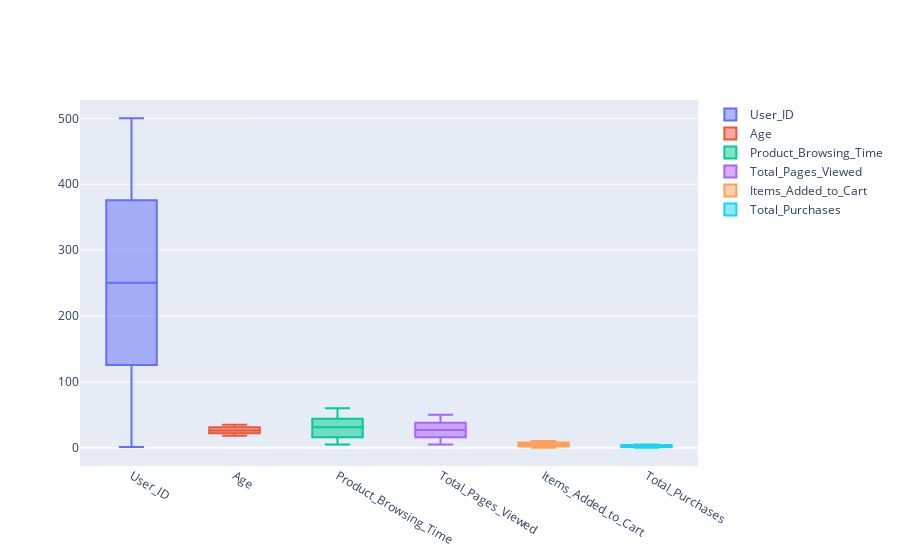

Notebook source saved alongside this figure:
### Code cell
#plotting the boxplot to check for outliers
fig = go.Figure()
for col in numeric_cols:
    fig.add_trace(go.Box(y=dataset[col], name=col))
fig.show()

### Figure 1 — Plotly figure (JSON) as saved in the notebook; plotly's stock layout.template omitted (floating-point values rounded to 4 significant figures; data arrays with more than 128 entries replaced by an {"elided": "..."} marker saying what was removed)
{"data": [{"name": "User_ID", "type": "box", "y": {"elided": "500 int values"}}, {"name": "Age", "type": "box", "y": {"elided": "500 int values"}}, {"name": "Product_Browsing_Time", "type": "box", "y": {"elided": "500 int values"}}, {"name": "Total_Pages_Viewed", "type": "box", "y": {"elided": "500 int values"}}, {"name": "Items_Added_to_Cart", "type": "box", "y": {"elided": "500 int values"}}, {"name": "Total_Purchases", "type": "box", "y": {"elided": "500 int values"}}], "layout": {}}
